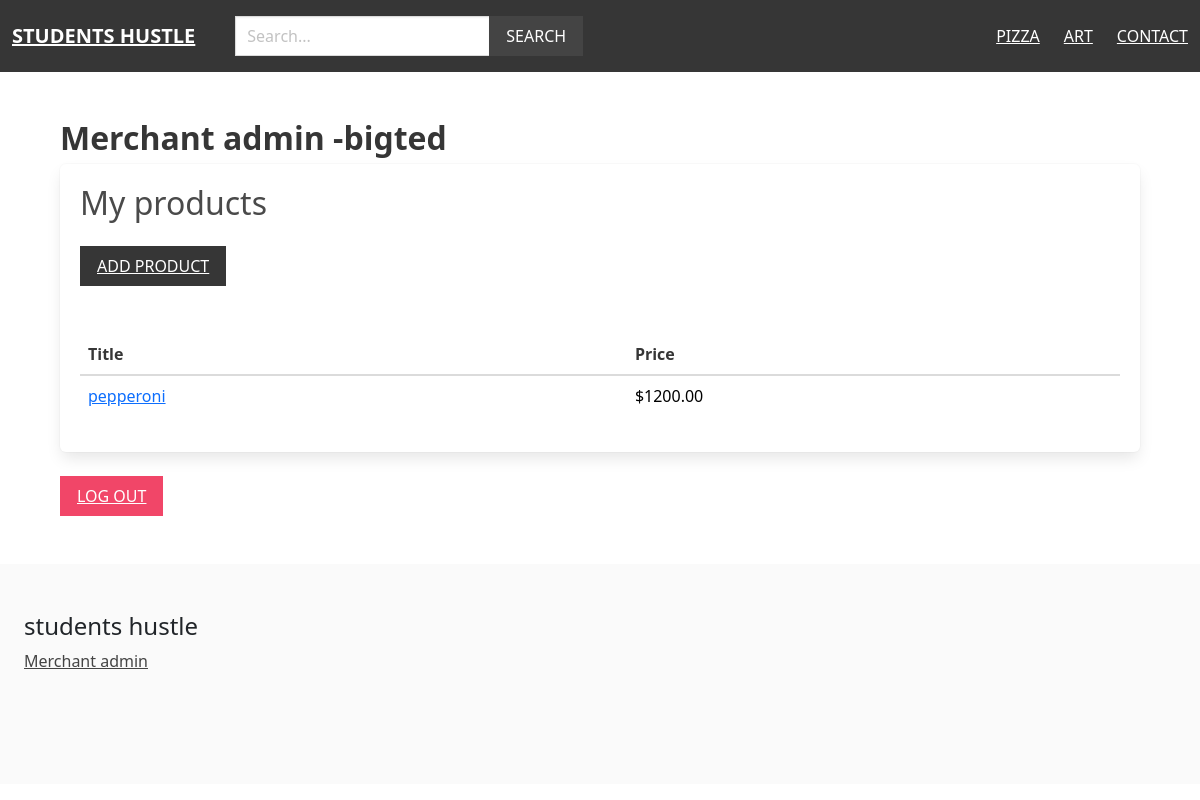
The page /merchant/merchant_admin/ (signed in) on the database its author committed.
### apps/product/models.py (models this page shows, shortened)
class Category(models.Model):
    title = models.CharField(max_length=255)
    slug = models.SlugField(max_length=255)
    ordering = models.IntegerField(default=0)
    class Meta:
        ordering = ['ordering']

class Product(models.Model):
    category = models.ForeignKey(Category, related_name='products', on_delete=models.CASCADE)
    merchant = models.ForeignKey(Merchant, related_name='products', on_delete=models.CASCADE)
    title = models.CharField(max_length=255)
    slug = models.SlugField(max_length=255)
    description = models.TextField(blank=True, null=True)
    price = models.DecimalField(max_digits=6, decimal_places=2)
    date_added = models.DateTimeField(auto_now_add=True)
    image = models.ImageField(upload_to='uploads/', blank=True, null=True)
    thumbnail = models.ImageField(upload_to='uploads/', blank=True, null=True)
    class Meta:
        ordering = ['-date_added']

### apps/merchant/models.py (models this page shows, shortened)
class Merchant(models.Model):
    name = models.CharField(max_length=255)
    created_at = models.DateTimeField(auto_now_add=True)
    created_by = models.OneToOneField(User, related_name='merchant', on_delete=models.CASCADE)
    class Meta:
        ordering = ['name']

### apps/merchant/views.py (the view)
# urls.py: path('merchant_admin/', views.merchant_admin, name='merchant_admin'),
@login_required
def merchant_admin(request):
    merchant = request.user.merchant
    products = merchant.products.all()
    return render(request, 'merchant/merchant_admin.html', {'merchant': merchant, 'products': products})

### apps/product/context_processors.py (called while the page is built)
def menu_categories(request):
    categories = Category.objects.all()
    return {'menu_categories': categories}

### apps/merchant/templates/merchant/merchant_admin.html (shortened to what this page needs)
{%extends 'core/base.html'%}
{%block content%}
<div class="">
  <h1 class="title">Merchant admin -{{merchant.name}}</h1>
</div>
<div class="box">
  <h2 class="is-size-3 mb-4">My products</h2>
  <a href="{% url 'add_product' %}" class="button is-dark is-uppercase mb-6">Add product</a>
  {% if products %}
      <table class="table is-fullwidth">
          <thead>
              <tr>
                  <th>Title</th>
                  <th>Price</th>
              </tr>
          </thead>
          <tbody>
              {% for product in products %}
                  <tr>
                    <td><a href="{% url 'product' product.category.slug product.slug %}">{{ product.title }}</a></td>
                      <td>${{ product.price }}</td>
                  </tr>
              {% endfor %}
          </tbody>
      </table>
  {% else %}
      <p>You don't have any products yet...</p>
  {% endif %}
</div>
<a href="{% url 'login' %}" class="button is-danger is-uppercase">Log out</a>
{%endblock%}

### apps/core/templates/core/base.html (shortened to what this page needs)
{%load static%}
<!DOCTYPE html>
<html lang="en">
<head>
    <link rel="stylesheet" href="https://cdn.jsdelivr.net/npm/bulma@0.9.1/css/bulma.min.css">
    <link rel="stylesheet" href="https://cdn.jsdelivr.net/npm/bootstrap@5.3.3/dist/css/bootstrap.min.css">
    <link rel="stylesheet" href="{%static 'styles/main.css'%}">
    <link rel="stylesheet" href="{%static 'scripts/main.js'%}">
</head>
<body>
    <nav class="navbar is-dark">
        <div class="navbar-brand">
            <a href="/" class="navbar-item"><strong>Students hustle</strong></a>
        </div>
        <div class="navbar-menu" id="main-navbar">
            <div class="navbar-start">
                <div class="navbar-item">
                    <form method="get" action="{% url 'search' %}">
                        <div class="field has-addons">
                            <div class="control">
                                <input type="text" class="input" placeholder="Search..." name="query">
                            </div>
                            <div class="control">
                                <button class="button is-dark is-uppercase">Search</button>
                            </div>
                        </div>
                    </form>
                </div>
            </div>
            <div class="navbar-end">
                {%for category in menu_categories%}
                        <a href="{% url 'category' category.slug %}" class="navbar-item">{{ category.title }}</a>
                {% endfor %}
                <a href="{%url 'contact'%}" class="navbar-item">Contact</a>
            </div>
        </div>
    </nav>
    <section class="section">
        <div class="container">
            {% block content %}
            {% endblock %}
        </div>
    </section>
    <footer class="footer">
        <h3 class="is-size-4 mb4">students hustle</h3>
    {% if request.user.is_authenticated %}
        <a href="{% url 'merchant_admin' %}">Merchant admin</a>
    {% else %}
        <a href="{% url 'become_merchant' %}">Become Merchant</a>
    {% endif %}
    </footer>
</body>
</html>

### static/styles/main.css (style rules this page uses)
.navbar { text-transform: uppercase; }
.navbar .is-dark { background: #444; }
.footer a { margin-bottom: 15px; display: inline-block; color: #444; }
.input, .button { border-radius: 0; }

### rows shown on the page
Category: title "PIZZA"
Category: title "ART"
Merchant: name "bigted"
Product: title "pepperoni", price "1200.00"
